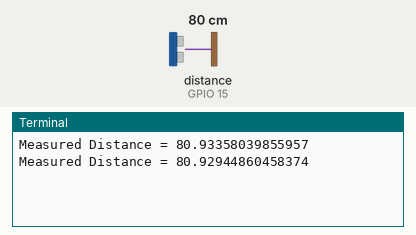
Bench run of a program on a simulated Raspberry Pi (BCM pin numbers). Shown: the last lines printed to the terminal. Inputs (shaded band) come from the test bench; at power-on: distance to the obstacle (sensor on GPIO 15) 80 cm. The echo pulse lasts 58.3 µs per cm; the clock reads 2024-03-15 10:24:30 at power-on unless the program sets it.

Above: at 1.2 s.
1.3 s: distance to the obstacle (sensor on GPIO 15) set to 2 cm
At 2.6 s:
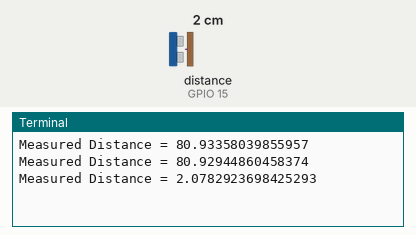
2.8 s: distance to the obstacle (sensor on GPIO 15) set to 4 cm
At 3.7 s:
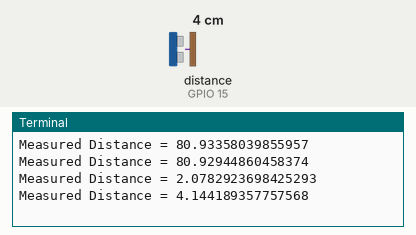
Timing chart, 0 to 5.8 s (numbered marks = the images above; inputs shaded):
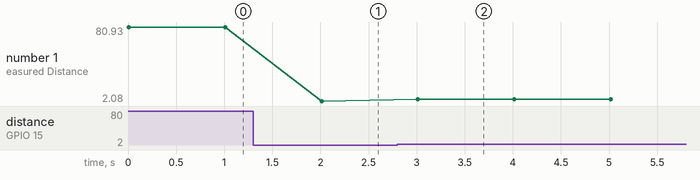

Measured:
- after the input at 1.3 s, the terminal: prints a new line after 0.71 s (image 1)
- after the input at 2.8 s, the terminal: prints a new line after 0.21 s (image 2)
- plotted number 1: 80.93 → 2.08 after the input at 1.3 s, 2.08 → 4.14 after the input at 2.8 s

The program:

ultra.py
```python
import RPi.GPIO as gpio
import time

def setup():
    global gpio_tri, gpio_echo
    gpio.setmode(gpio.BCM)
    gpio_tri = 14
    gpio_echo = 15

    gpio.setup(gpio_tri, gpio.OUT)
    gpio.setup(gpio_echo, gpio.IN)

def send_trigger():
    global gpio_tri
    gpio.output(gpio_tri, gpio.HIGH)
    time.sleep(0.00001)
    gpio.output(gpio_tri, gpio.LOW)

def get_speed():
    speed = 33100 + 26 * 60
    return speed

def get_distance():
    global gpio_echo
    send_trigger()

    start_t = 0
    stop_t = 0
    while gpio.input(gpio_echo) == 0:
        start_t = time.time()
    while gpio.input(gpio_echo) == 1:
        stop_t = time.time()

    time_elapsed = stop_t - start_t
    speed = get_speed()
    distance = (time_elapsed * speed) / 2

    return distance

if __name__ == '__main__':
    try:
        setup()

        while True:
            dist = get_distance()
            print('Measured Distance = {}'.format(dist))

            time.sleep(1)
    finally:
        gpio.cleanup()
```
